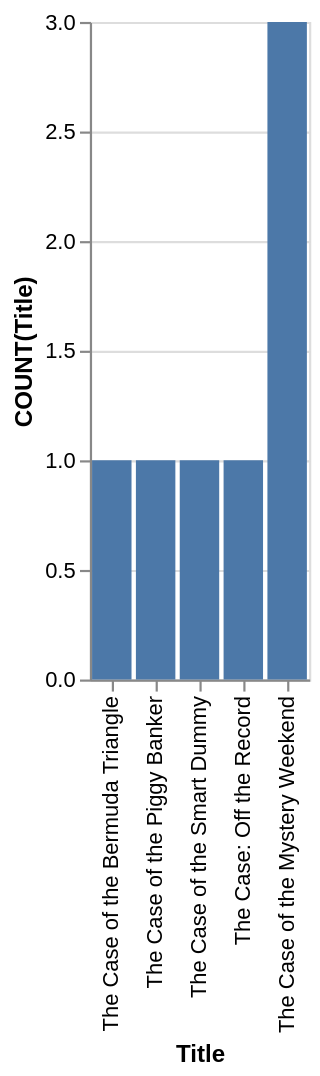

Write the Vega-Lite specification saved for this chart.
### Vega-Lite specification from a JSON file in a GitHub repository (floating-point values rounded to 4 significant figures)
{"data": {"values": [{"x_data": "The Case of the Bermuda Triangle", "y_data": 1}, {"x_data": "The Case of the Mystery Weekend", "y_data": 3}, {"x_data": "The Case of the Piggy Banker", "y_data": 1}, {"x_data": "The Case of the Smart Dummy", "y_data": 1}, {"x_data": "The Case: Off the Record", "y_data": 1}]}, "mark": "bar", "encoding": {"x": {"field": "x_data", "type": "nominal", "title": "Title", "sort": {"op": "sum", "field": "y_data", "order": "ascending"}}, "y": {"field": "y_data", "type": "quantitative", "title": "COUNT(Title)"}}}
